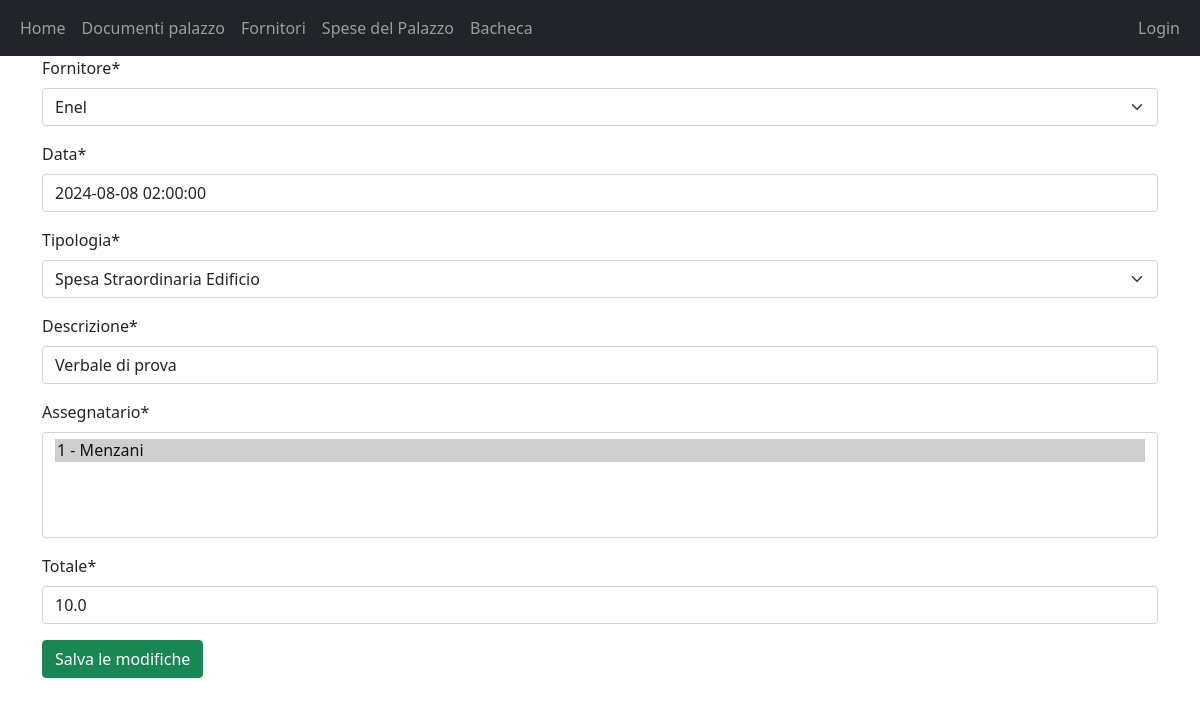
/10/edit_spesa/, run on an earlier commit of the app's database.
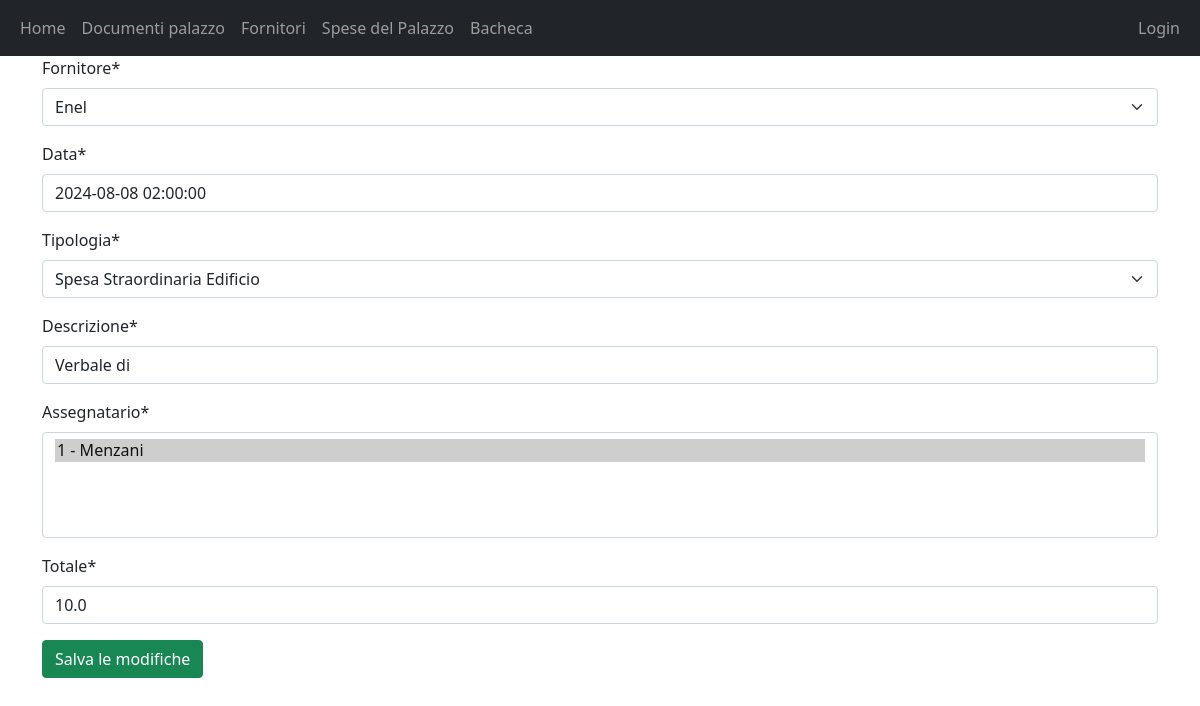
And on a later commit of the database.
### Condominio/models.py (models this page shows)
class Spesa(models.Model):
    class Tipologie(models.TextChoices):
        LUCE_PALAZZINA="Luce Palazzina"
        SCALE_PALAZZINA="Scale Palazzina"
        MANUTENZIONE_ORDINARIA="Manutenzione Ordinaria"
        MANUTENZIONE_ORDINARIA_COMUNE="Manutenzione Ordinaria Comune"
        MANUTENZIONE_ORDINARIA_SCALA="Manutenzione Ordinaria Scala"
        SPESA_GENERALE="Spese Generali"
        SPESA_STRAORDINARIA="Spese Straordinarie"
        SPESA_STRAORDINARIA_EDIFICIO="Spesa Straordinaria Edificio"
        SPESA_STRAORDINARIA_SCALE="Spesa Straordinaria Scale"
        SPESA_STRAORDINARIA_ANTENNE="Spesa Straordinaria Antenne"
        SPESE_DIVERSE="Spese Diverse"
    fornitore=models.ForeignKey(Fornitore, on_delete=models.PROTECT, default=None)
    data=models.DateTimeField("Data")
    tipologia=models.TextField("Tipologia", choices=Tipologie.choices, default=Tipologie.SPESE_DIVERSE, max_length=200)
    descrizione=models.CharField(default=None, max_length=200)
    assegnatario=models.ManyToManyField(Interno)
    importo=models.FloatField("Totale", default=0)
    class Meta:
        verbose_name_plural="Spese"

### Condominio/views.py (the view, shortened to what this page needs)
# urls.py: path("<pk>/edit_spesa/", views.UpdateSpesaView.as_view(), name="edit_spesa"),
class UpdateSpesaView(UpdateView):
    model = Spesa
    fields='__all__'
    template_name = "Condominio_main/edit_spesa.html"

### Condominio/models.py (called while the page is built)
    def __str__(self):
        out=self.numero_interno + " - " + str(self.condomino.last_name)
        return out

    def __str__(self):
        return self.nome

### Condominio/templates/Condominio_main/edit_spesa.html (shortened to what this page needs)
{% extends 'Condominio_main/base.html' %}
{% load crispy_forms_tags %}
{% block content %}
<form method="post">
    {% csrf_token %}{{form|crispy}}
    <button type="submit" value="Update" class="btn btn-success">Salva le modifiche</button>
</form>
{% endblock %}

What changed in the data, as far as the page shows it:
changed Spesa "Enel": descrizione "Verbale di prova" → "Verbale di"
